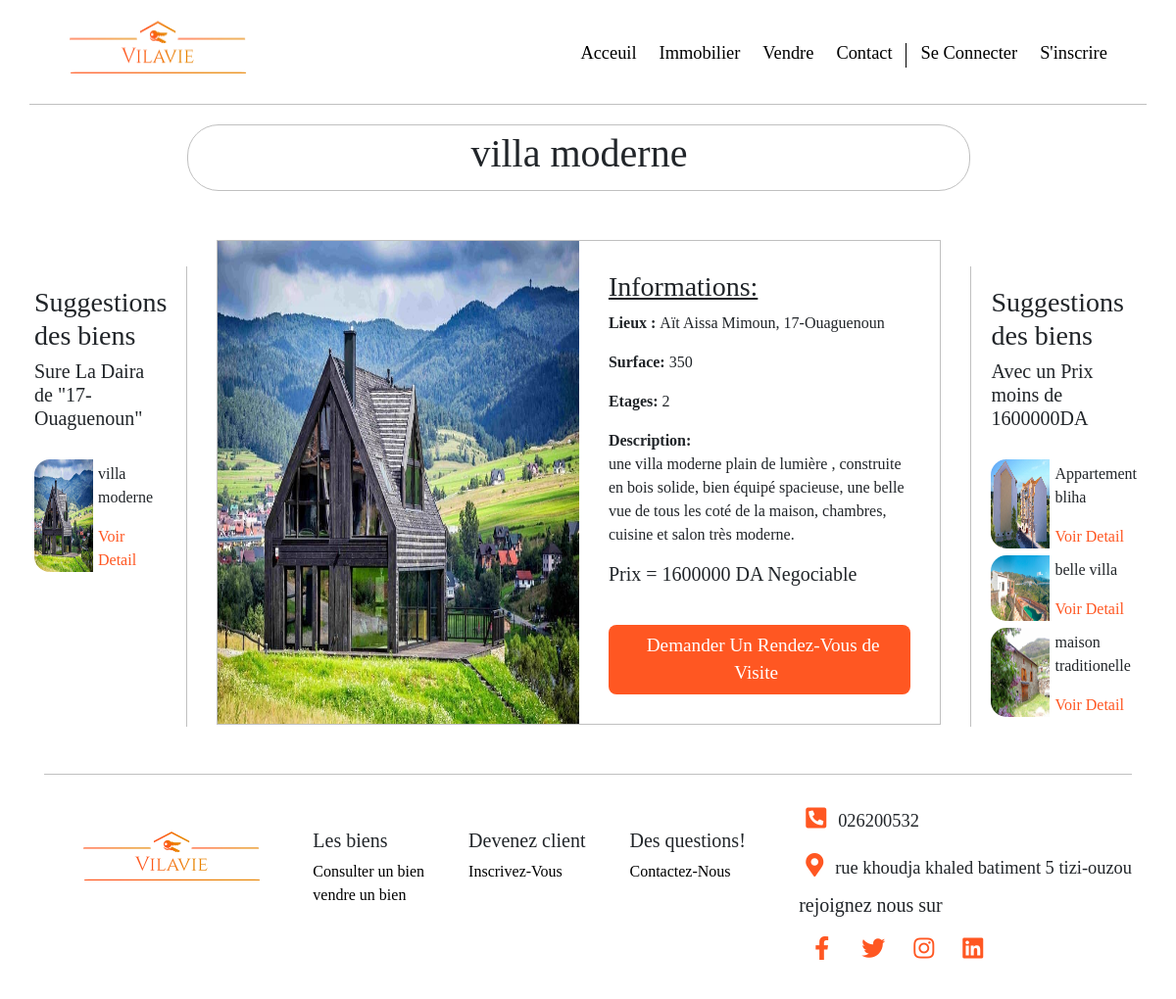
The page /pages/detail.php?id=71 on the database its author committed.
### tables this page shows
CREATE TABLE IF NOT EXISTS `biens` (
  `id` int(11) NOT NULL AUTO_INCREMENT,
  `titre` varchar(255) NOT NULL,
  `description` text NOT NULL,
  `daira` varchar(255) NOT NULL,
  `commune` varchar(255) NOT NULL,
  `surface` int(11) NOT NULL,
  `etage` int(11) NOT NULL,
  `prix` int(255) NOT NULL,
  `lien_img` varchar(1024) NOT NULL,
  `proprietaire` varchar(255) NOT NULL,
  PRIMARY KEY (`id`)
);

### pages/detail.php (the view, shortened to what this page needs)
<!DOCTYPE html>
<html lang="fr">
<head>
    <link rel="stylesheet" href="../style/style.css">
    <link rel="stylesheet" href="https://stackpath.bootstrapcdn.com/bootstrap/4.4.1/css/bootstrap.min.css">
    <link rel="stylesheet" href="https://cdnjs.cloudflare.com/ajax/libs/font-awesome/5.11.2/css/all.css">
</head>
<body>
<?php
include_once('../includes/header.php');
$db=new PDO('mysql:host=localhost;dbname=vilavie','root','',array(PDO::ATTR_ERRMODE => PDO::ERRMODE_EXCEPTION));
$detail_bien = $db->query('SELECT * FROM biens Where id="'.$_GET['id'].'"');
$choisie = $detail_bien->fetch();
?>
<div class="container-fluid d-flex justify-content-between fulldetail ">
<div class="suggestdetail d-flexbox flex-row" id="dairasugg">
<h3> Suggestions des biens </h3>
<h5> Sure La Daira de "<?php echo($choisie['daira']) ?>"</h5>
<div class="lesbienssugg">
<?php $bienrep = $db->query('SELECT id,titre, lien_img FROM biens Where daira="'.$choisie['daira'].'" LIMIT 0,3');
       while ($donne= $bienrep->fetch()){
         echo('<div class="d-flex suggcontainer" >
           <img src="../'.$donne['lien_img'].'" class="imgsuggestdetail" alt="l\'image du bien" >
           <div class="infosugg">
           <p>'.$donne['titre'].'</p>
            <a href="../pages/detail.php?id='.$donne['id'].'">Voir Detail</a>
            </div>
         </div>');}
?>
</div>
</div>
<div class="boxbien">
<div class="d-flex justify-content-center titrebien">
<h1> <?php echo($choisie['titre']) ?> </h1>
</div>
<div class="infobox d-flex">
<?php echo('<img class="imgdetail"src="../'. $choisie['lien_img'].'" alt="image du bien">') ?>
<div class="pointdetail2">
<h3><u>Informations:</u></h3>
<?php echo('
<p><b> Lieux : </b>'.$choisie['commune'].', '.$choisie['daira'].'</p>
<p><b> Surface: </b>'.$choisie['surface'].'</p>
<p><b> Etages: </b>'.$choisie['etage'].'</p>
<p><b> Description:</b> <br/>'.$choisie['description'].' </p>
<h5> Prix = '.$choisie['prix'].' DA Negociable </h5>
<div class=" liendemanderdv">
<a href="./demande_rdv.php?id='.$choisie['id'].'" class="rdvdmdbien">Demander Un Rendez-Vous de Visite</a>
</div>
');
 ?>
 </div>
</div>
</div>
<div class="suggestdetail d-flexbox flex-row " id="prixsugg">
<h3> Suggestions des biens </h3>
<h5> Avec un Prix moins de <?php echo($choisie['prix']) ?>DA</h5>
<div class="lesbienssugg" >
<?php $bienprix = $db->query('SELECT id,titre, lien_img FROM biens Where prix <'.$choisie['prix'].' LIMIT 0,4');
       while ($aproxis= $bienprix->fetch()){
         echo('<div class="d-flex suggcontainer" >
           <img src="../'.$aproxis['lien_img'].'" class="imgsuggestdetail" alt="l\'image du bien" >
           <div class="infosugg">
           <p>'.$aproxis['titre'].'</p>
            <a href="../pages/detail.php?id='.$aproxis['id'].'">Voir Detail</a>
            </div>
         </div>');}
?>
</div>
</div>
</div>
<?php
include_once("../includes/footer.php");
?>
</body>
</html>

### style/style.css (style rules this page uses)
html,body { overflow-x: hidden; margin: 0; padding: 0; height: 100%; background: #ffffff !important; font-family:Tahoma; }
.imgdetail { width:50%; }
.fulldetail { margin-top: 20px ; margin-bottom: 20px; font-family: initial; align-items: center; }
.lesbienssugg { margin-top: 30px; margin-bottom: 20px; }
.suggestdetail { width:230px; padding:20px; height:470px; margin-top:10%; }
.infobox { border:1px solid silver; margin: 30px; }
#dairasugg { border-right: 1px solid silver; }
#prixsugg { border-left: 1px solid silver; }
.pointdetail2 { padding:30px; font-family: inherit; width:50%; }
.suggcontainer { margin-bottom: 7px; width:100%; }
.infosugg>a { color:#ff5722; }
.infosugg { padding:3px 5px 0 5px; }
.imgsuggestdetail { width:60px; border-top-left-radius:1rem; border-bottom-left-radius:1rem; }
.titrebien { border: 1px solid silver; border-radius: 2rem; margin-bottom:50px; padding:5px; }
.liendemanderdv { background-color:#ff5722 ; margin-top:40px; padding: 7px; border-radius: 0.5rem; text-align:center; }
.rdvdmdbien { color:white ; font-size:1.2rem; padding: 7px; }

### rows shown on the page
biens: daira "17-Ouaguenoun", lien_img (picture), titre "villa moderne", commune "Aït Aissa Mimoun", surface "350", etage "2", description "une villa moderne plain de lumière , construite en bois solide, bien équipé spacieuse, une belle vue de tous les coté de la maison, chambres, cuisine et salon très moderne.", prix "1600000"
biens: lien_img (picture), titre "Appartement bliha"
biens: lien_img (picture), titre "belle villa"
biens: lien_img (picture), titre "maison traditionelle"
